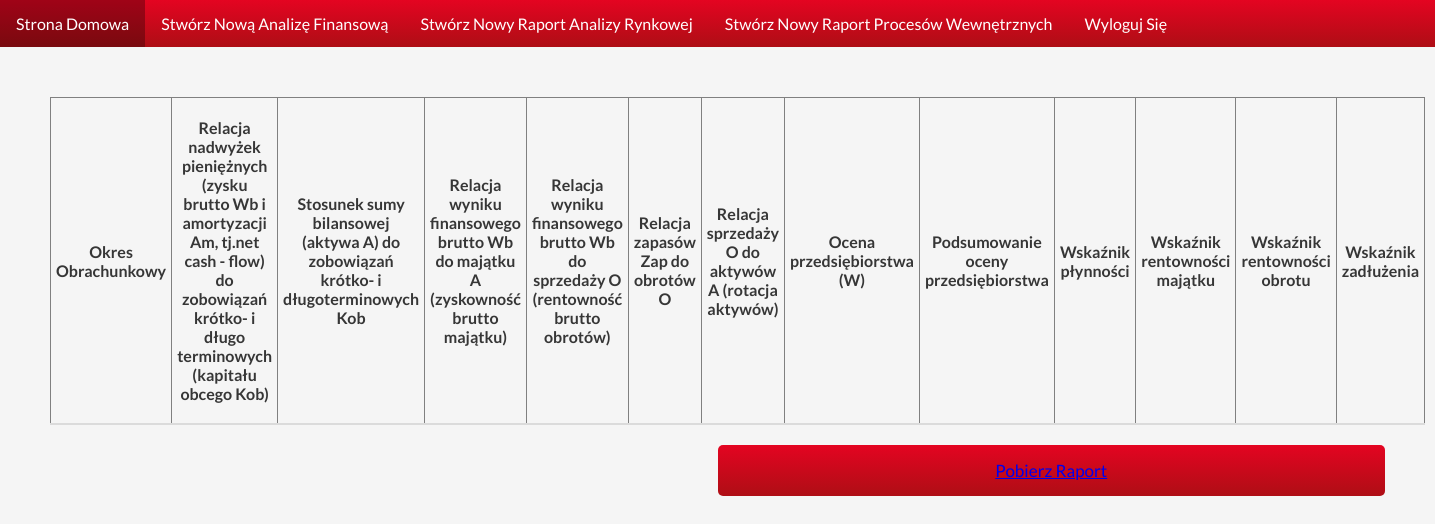
Before: /full_raport_view/?identifier=8.0 with the older database file.
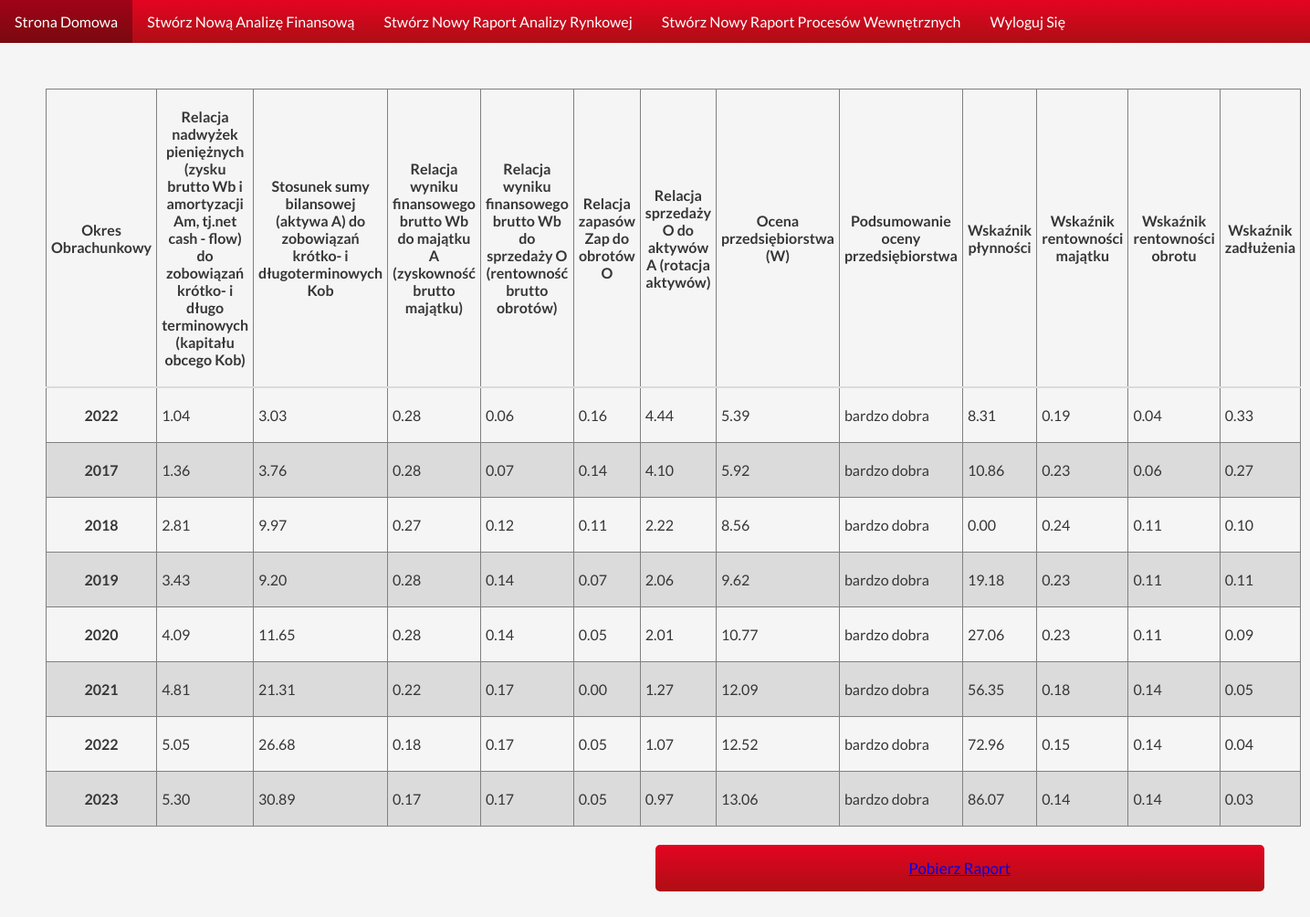
After: the same page with the newer database file.
### economic_indicators_site/models.py (models this page shows, shortened)
class FullRaportBlock(models.Model):
    created_by = models.ForeignKey(CompanySystemUser, on_delete=models.CASCADE)
    created_at = models.IntegerField(default=2022)
    time_period = models.IntegerField()
    identifier = models.CharField(max_length=10, db_index=True, null=False)
    money_surplus = models.FloatField(default=0)
    bilans_sh_lil_ratio = models.FloatField(default=0)
    financial_prop_score = models.FloatField(default=0)
    financial_sc_sales_rel = models.FloatField(default=0)
    supp_rev_relaton = models.FloatField(default=0)
    assets_rotation = models.FloatField(default=0)
    company_assessment = models.FloatField(default=0)
    liquidity_ratio = models.FloatField(default=0)
    return_on_assets_ratio = models.FloatField(default=0)
    profitability_of_revenue_ratio = models.FloatField(default=0)
    debt_ratio = models.FloatField(default=0)
    company_prediction = models.CharField(max_length=30)
    class Meta:
        ordering = ['time_period']

### economic_indicators_site/views.py (the view)
# urls.py: path('full_raport_view/', views.FullRaportView.as_view()),
class FullRaportView(TemplateView):
    template_name = 'economic_indicators_site/raports/fullRaportTemplate.html'
    def get_context_data(self, **kwargs):
        context = super(FullRaportView, self).get_context_data(**kwargs)
        identifier = self.request.GET.get('identifier')
        context['raport_blocks'] = models.FullRaportBlock.objects.filter(identifier__contains=identifier).all()
        context['id'] = identifier
        return context

### economic_indicators_site/templates/economic_indicators_site/raports/fullRaportTemplate.html
{% extends "economic_indicators_site/components/navigationBar.html" %}
{% load widget_tweaks %}
{% load humanize %}
{% block content %}
<table class="table">
    <thead>
        <tr>
            <th>
                Okres Obrachunkowy
            </th>
            <th>
                Relacja nadwyżek pieniężnych (zysku brutto Wb i amortyzacji Am, tj.net cash - flow) do zobowiązań
                krótko- i długo terminowych (kapitału obcego Kob)
            </th>
            <th>
                Stosunek sumy bilansowej (aktywa A) do zobowiązań krótko- i długoterminowych Kob
            </th>
            <th>
                Relacja wyniku finansowego brutto Wb do majątku A (zyskowność brutto majątku)
            </th>
            <th>
                Relacja wyniku finansowego brutto Wb do sprzedaży O (rentowność brutto obrotów)
            </th>
            <th>
                Relacja zapasów Zap do obrotów O
            </th>
            <th>
                Relacja sprzedaży O do aktywów A (rotacja aktywów)
            </th>
            <th>
                Ocena przedsiębiorstwa (W)
            </th>
            <th>
                Podsumowanie oceny przedsiębiorstwa
            </th>
            <th>
                Wskaźnik płynności
            </th>
            <th>
                Wskaźnik rentowności majątku
            </th>
            <th>
                Wskaźnik rentowności obrotu
            </th>
            <th>
                Wskaźnik zadłużenia
            </th>
        </tr>
    </thead>
    <tbody>
        {% for raport_block in raport_blocks %}
        <tr class="tableRow">
            <th>{{ raport_block.created_at }}</th>
            <td>{{ raport_block.money_surplus|floatformat:2 }}</td>
            <td>{{ raport_block.bilans_sh_lil_ratio|floatformat:2 }}</td>
            <td>{{ raport_block.financial_prop_score|floatformat:2 }}</td>
            <td>{{ raport_block.financial_sc_sales_rel|floatformat:2 }}</td>
            <td>{{ raport_block.supp_rev_relaton|floatformat:2 }}</td>
            <td>{{ raport_block.assets_rotation|floatformat:2 }}</td>
            <td>{{ raport_block.company_assessment|floatformat:2 }}</td>
            <td>{{ raport_block.company_prediction }}</td>
            <td>{{ raport_block.liquidity_ratio|floatformat:2 }}</td>
            <td>{{ raport_block.return_on_assets_ratio|floatformat:2 }}</td>
            <td>{{ raport_block.profitability_of_revenue_ratio|floatformat:2 }}</td>
            <td>{{ raport_block.debt_ratio|floatformat:2 }}</td>
        </tr>
        {% endfor %}
    </tbody>
</table>
<button class="form__button form__button--right"><a href="/generate_raport_file/?identifier={{ id }}">Pobierz Raport</a></button>
{% endblock %}

Changed rows visible on the page:
added FullRaportBlock: created_at "2022", money_surplus "1.04", bilans_sh_lil_ratio "3.03", financial_prop_score "0.28", financial_sc_sales_rel "0.06", supp_rev_relaton "0.16", assets_rotation "4.44", company_assessment "5.39", company_prediction "bardzo dobra", liquidity_ratio "8.31", return_on_assets_ratio "0.19", profitability_of_revenue_ratio "0.04", debt_ratio "0.33"
added FullRaportBlock: created_at "2017", money_surplus "1.36", bilans_sh_lil_ratio "3.76", financial_prop_score "0.28", financial_sc_sales_rel "0.07", supp_rev_relaton "0.14", assets_rotation "4.10", company_assessment "5.92", company_prediction "bardzo dobra", liquidity_ratio "10.86", return_on_assets_ratio "0.23", profitability_of_revenue_ratio "0.06", debt_ratio "0.27"
added FullRaportBlock: created_at "2018", money_surplus "2.81", bilans_sh_lil_ratio "9.97", financial_prop_score "0.27", financial_sc_sales_rel "0.12", supp_rev_relaton "0.11", assets_rotation "2.22", company_assessment "8.56", company_prediction "bardzo dobra", liquidity_ratio "0.00", return_on_assets_ratio "0.24", profitability_of_revenue_ratio "0.11", debt_ratio "0.10"
added FullRaportBlock: created_at "2019", money_surplus "3.43", bilans_sh_lil_ratio "9.20", financial_prop_score "0.28", financial_sc_sales_rel "0.14", supp_rev_relaton "0.07", assets_rotation "2.06", company_assessment "9.62", company_prediction "bardzo dobra", liquidity_ratio "19.18", return_on_assets_ratio "0.23", profitability_of_revenue_ratio "0.11", debt_ratio "0.11"
added FullRaportBlock: created_at "2020", money_surplus "4.09", bilans_sh_lil_ratio "11.65", financial_prop_score "0.28", financial_sc_sales_rel "0.14", supp_rev_relaton "0.05", assets_rotation "2.01", company_assessment "10.77", company_prediction "bardzo dobra", liquidity_ratio "27.06", return_on_assets_ratio "0.23", profitability_of_revenue_ratio "0.11", debt_ratio "0.09"
added FullRaportBlock: created_at "2021", money_surplus "4.81", bilans_sh_lil_ratio "21.31", financial_prop_score "0.22", financial_sc_sales_rel "0.17", supp_rev_relaton "0.00", assets_rotation "1.27", company_assessment "12.09", company_prediction "bardzo dobra", liquidity_ratio "56.35", return_on_assets_ratio "0.18", profitability_of_revenue_ratio "0.14", debt_ratio "0.05"
added FullRaportBlock: created_at "2022", money_surplus "5.05", bilans_sh_lil_ratio "26.68", financial_prop_score "0.18", financial_sc_sales_rel "0.17", supp_rev_relaton "0.05", assets_rotation "1.07", company_assessment "12.52", company_prediction "bardzo dobra", liquidity_ratio "72.96", return_on_assets_ratio "0.15", profitability_of_revenue_ratio "0.14", debt_ratio "0.04"
added FullRaportBlock: created_at "2023", money_surplus "5.30", bilans_sh_lil_ratio "30.89", financial_prop_score "0.17", financial_sc_sales_rel "0.17", supp_rev_relaton "0.05", assets_rotation "0.97", company_assessment "13.06", company_prediction "bardzo dobra", liquidity_ratio "86.07", return_on_assets_ratio "0.14", profitability_of_revenue_ratio "0.14", debt_ratio "0.03"
